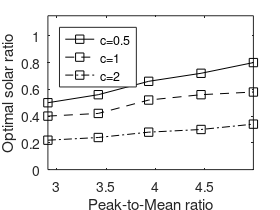
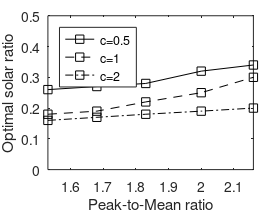
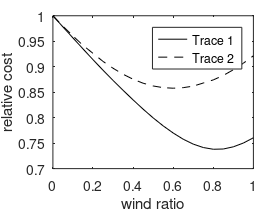

Reproduce these figures in MATLAB, in order.
x = [2.91, 3.42, 3.93, 4.46, 4.99];
opt1 = 1 - [0.50, 0.44, 0.34, 0.28, 0.20]; % c = 0.5
%loc1 = 1 - [0.56, 0.42, 0.38];
opt2 = 1 - [0.60, 0.58, 0.48, 0.44, 0.42]; % c = 1
%loc2 = 1 - [0.56, 0.42, 0.38];
opt3 = 1 - [0.78, 0.76, 0.72, 0.70, 0.66]; % c = 2
%loc3 = 1 - [0.73, 0.66, 0.58];
opt4 = 1 - [0.80, 0.78, 0.72]; % c = 4
%loc4 = 1 - [0.76, 0.72, 0.66];

figure;
%plot(x,opt3,'ks-',x,loc3,'bo-',x,opt2,'ks--',x,loc2,'bo--',x,opt1,'ks:',x,loc1,'bo:')
plot(x,opt1,'ks-',x,opt2,'ks--',x,opt3,'ks-.')
xlabel('Peak-to-Mean ratio');
ylabel('Optimal solar ratio');
ylim([0,1.15]);
xlim([min(x),max(x)]);
legend('c=0.5','c=1','c=2','Location','Northwest');
set (gcf, 'PaperUnits', 'inches', 'PaperPosition', [0.1 0 2.8 2.1]);
print ('-depsc', 'figs/PMR2.eps');


x = [1.53, 1.68, 1.83, 2.00, 2.16];
opt1 = 1 - [0.74, 0.73, 0.72, 0.68, 0.66]; % c = 0.5
%loc1 = 1 - [0.80, 0.74, 0.68];
opt2 = 1 - [0.82, 0.81, 0.78, 0.75, 0.70]; % c = 1
%loc2 = 1 - [0.64, 0.60, 0.58];
opt3 = 1 - [0.84, 0.83, 0.82, 0.81, 0.80]; % c = 2
%opt3 = 1 - [0.60, 0.46, 0.42];
%loc3 = 1 - [0.56, 0.42, 0.38];

figure;
plot(x,opt1,'ks-',x,opt2,'ks--',x,opt3,'ks-.')
xlabel('Peak-to-Mean ratio');
ylabel('Optimal solar ratio');
ylim([0,0.5]);
xlim([min(x),max(x)]);
legend('c=0.5','c=1','c=2','Location','Northwest');
set (gcf, 'PaperUnits', 'inches', 'PaperPosition', [0.1 0 2.8 2.1]);
print ('-depsc', 'figs/PMR1.eps');

trace1 = [    1.0000
    0.9781
    0.9565
    0.9350
    0.9138
    0.8931
    0.8731
    0.8537
    0.8349
    0.8167
    0.7996
    0.7839
    0.7699
    0.7577
    0.7481
    0.7414
    0.7380
    0.7385
    0.7428
    0.7502
    0.7605];
trace2 = [    1.0000
    0.9795
    0.9603
    0.9420
    0.9262
    0.9104
    0.8970
    0.8852
    0.8754
    0.8676
    0.8622
    0.8589
    0.8578
    0.8589
    0.8619
    0.8680
    0.8741
    0.8829
    0.8940
    0.9069
    0.9214];

figure;
plot(0:0.05:1,trace1,'k-',0:0.05:1,trace2,'k--')
xlabel('wind ratio');
ylabel('relative cost');
%ylim([0,1]);
set(gca,'XTick',[0:0.2:1]);
legend('Trace 1','Trace 2');
set (gcf, 'PaperUnits', 'inches', 'PaperPosition', [0.1 0 2.8 2.1]);
print ('-depsc', 'figs/portfolio2.eps');